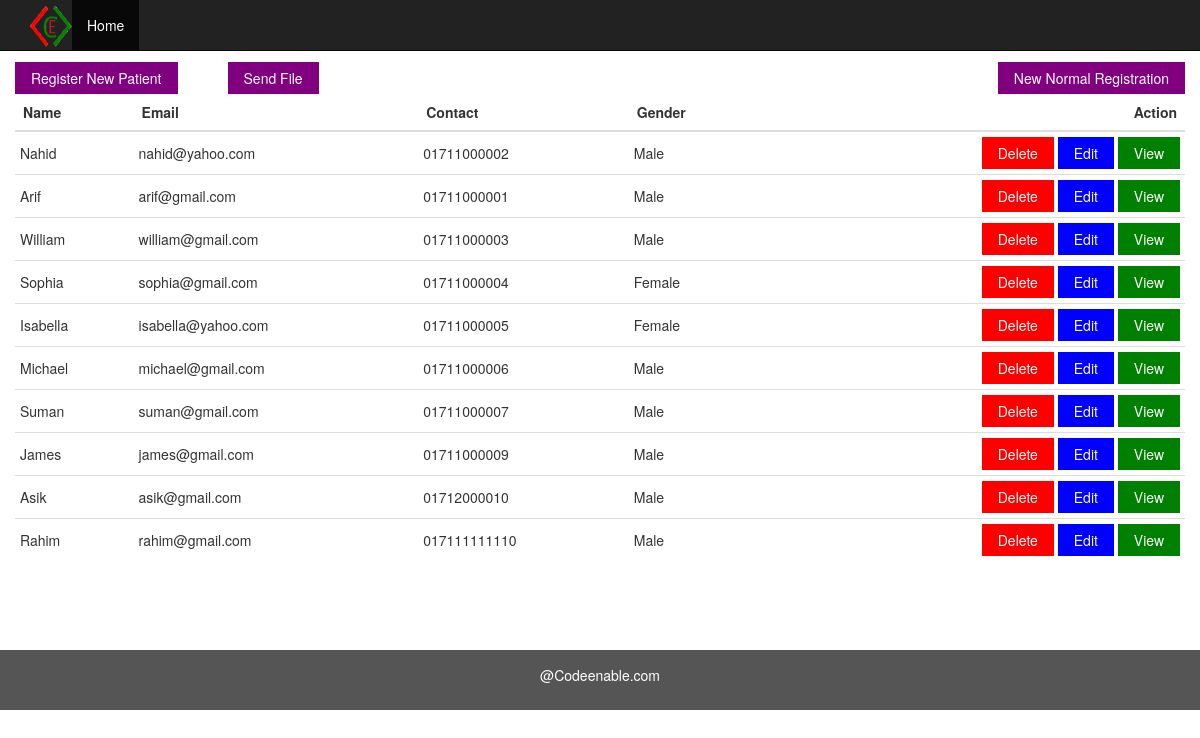
The page / on the database its author committed.
### tables this page shows
CREATE TABLE `students` (
  `student_id` int(11) NOT NULL,
  `student_name` varchar(100) NOT NULL,
  `email_address` varchar(100) NOT NULL,
  `contact` varchar(30) NOT NULL,
  `gender` varchar(15) NOT NULL,
  `country` varchar(50) NOT NULL,
  `datetime` datetime NOT NULL DEFAULT current_timestamp()
);

### class/student.php (called while the page is built, shortened)
<?php
class Student
{
    private $conn;
    function __construct() {
    $servername = "localhost";
    $dbname = "crud";
    $username = "root";
    $password = "";
    $conn = new mysqli($servername, $username, $password, $dbname);
      if ($conn->connect_error) {
        die("Connection failed: " . $conn->connect_error);
       }else{
        $this->conn=$conn;
       }
    }
    public function student_list(){
       $sql = "SELECT * FROM students ORDER BY student_id asc ";
       $result=  $this->conn->query($sql);
       return $result;
    }
}
?>

### index.php (the view, shortened to what this page needs)
<?php
include 'header.php';
$student_list = $student_obj->student_list();
?>
<div class="container " >
    <div class="row content">
        <a  href="create-student-info.php"  class="button button-purple mt-12 pull-right">New Normal Registration</a>
        <a  href="send-mail.php"  class="button button-purple mt-12" style="text-align: center; margin-left:50px;">Send File</a>
        <a  href="create-canvas.php"  class="button button-purple mt-12 pull-left">Register New Patient</a>
        <table class="table">
            <thead>
                <tr>
                    <th>Name</th>
                    <th>Email</th>
                    <th>Contact</th>
                    <th>Gender</th>
                    <th class="text-right">Action</th>
                </tr>
            </thead>
            <tbody>
<?php
if ($student_list->num_rows > 0) {
  while ($row = $student_list->fetch_assoc()) {
     ?>
             <tr>
                <td><?php echo $row["student_name"] ?></td>
                <td><?php echo $row["email_address"] ?></td>
                <td><?php echo $row["contact"] ?></td>
                <td><?php echo $row["gender"] ?></td>
                <td class="text-right">
                    <a  href="<?php echo 'delete-student-info.php?id=' . $row["student_id"] ?>" class="button button-red">Delete</a>
                    <a  href="<?php echo 'update-student-info.php?id=' . $row["student_id"] ?>" class="button button-blue">Edit</a>
                    <a href="<?php echo 'read-student-info.php?id=' . $row["student_id"] ?>" class="button button-green">View</a>
                </td>
            </tr>
    <?php
    }
}
?>
           </tbody>
        </table>
    </div>
</div>
<?php
include 'footer.php';
?>

### assets/style.css (style rules this page uses)
body { padding-top: 50px; }
.row.content { min-height:600px }
.table > tbody > tr > td { padding: 5px; vertical-align: middle; }
.button { border: none; color: white; padding: 6px 16px; text-align: center; text-decoration: none; display: inline-block; font-size: 14px; cursor: pointer; }
.button-blue { background-color: #0000FF; }
.button-red { background-color: #FF0000; }
.button-green { background-color: #008000; }
.button-purple { background-color: purple; }
.mt-12 { margin-top: 12px; }

### rows shown on the page
students: student_name "Nahid", email_address "nahid@yahoo.com", contact "01711000002", gender "Male"
students: student_name "Arif", email_address "arif@gmail.com", contact "01711000001", gender "Male"
students: student_name "William", email_address "william@gmail.com", contact "01711000003", gender "Male"
students: student_name "Sophia", email_address "sophia@gmail.com", contact "01711000004", gender "Female"
students: student_name "Isabella", email_address "isabella@yahoo.com", contact "01711000005", gender "Female"
students: student_name "Michael", email_address "michael@gmail.com", contact "01711000006", gender "Male"
students: student_name "Suman", email_address "suman@gmail.com", contact "01711000007", gender "Male"
students: student_name "James", email_address "james@gmail.com", contact "01711000009", gender "Male"
students: student_name "Asik", email_address "asik@gmail.com", contact "01712000010", gender "Male"
students: student_name "Rahim", email_address "rahim@gmail.com", contact "017111111110", gender "Male"
